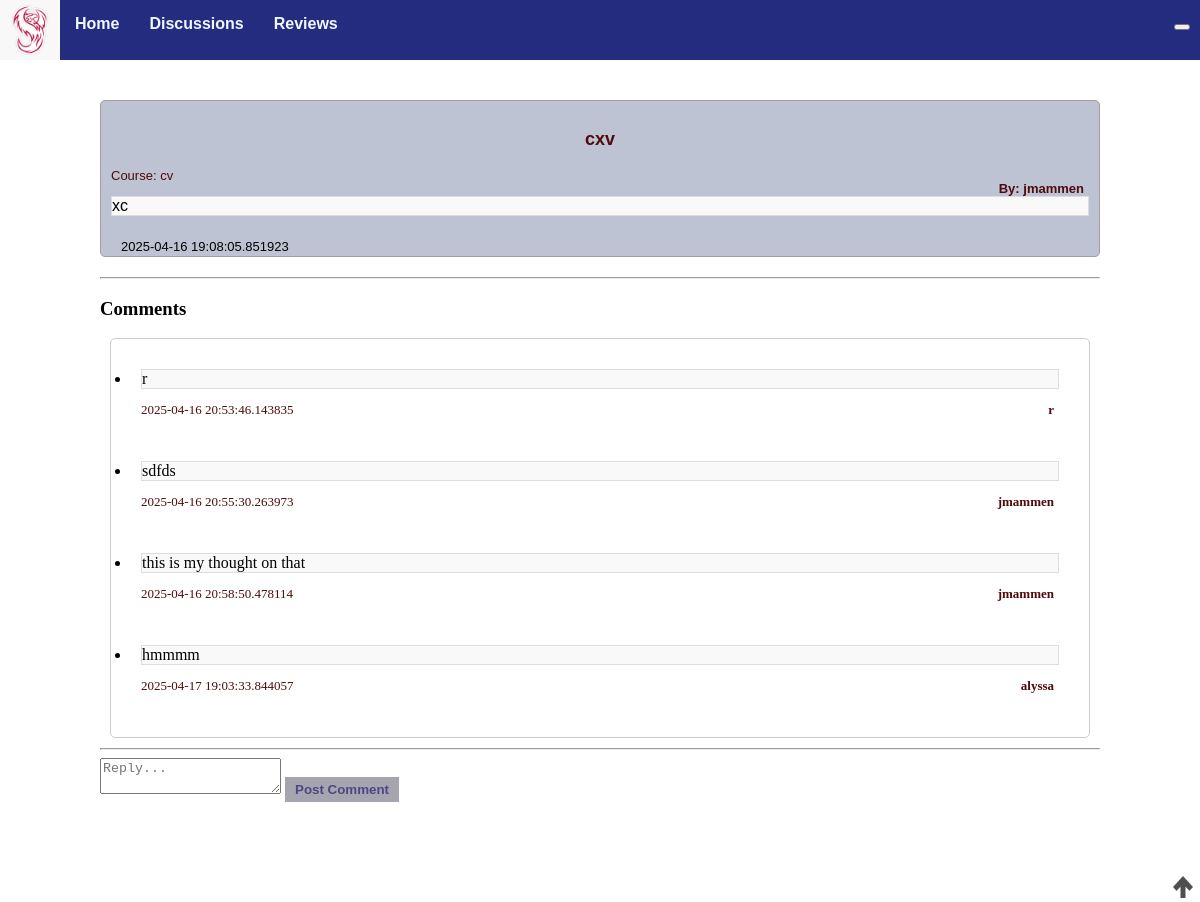
The page /discussion/16 on the database its author committed.
### models.py (models this page shows, shortened)
class Discussion(db.Model):
    id = db.Column(db.Integer, primary_key=True)
    title = db.Column(db.String(255), nullable=False)
    content = db.Column(db.Text, nullable=False)
    created_at = db.Column(db.DateTime, default=db.func.current_timestamp())
    course = db.Column(db.Text)
    author = db.Column(db.Text, nullable=False)
    comments = db.relationship('Comment', backref='discussion', cascade="all, delete-orphan", lazy=True)
    up_votes = db.Column(db.Integer, default = 0)
    def __repr__(self) -> str:
        string = f"ID: {self.id}, Title: {self.title}, Content: {self.content}, Created_At: {self.created_at}, Course: {self.course}, Author: {self.author}, Upvotes: {self.up_votes}"
        return string

class Comment(db.Model):
     id = db.Column(db.Integer, primary_key=True)
     discussion_id = db.Column(db.Integer, db.ForeignKey('discussion.id'))
     review_id = db.Column(db.Integer, db.ForeignKey('review.id'))
     content = db.Column(db.Text, nullable=False)
     created_at = db.Column(db.DateTime, default=db.func.current_timestamp())
     author = db.Column(db.Text, nullable=False)

### app.py (the view)
@app.route('/discussion/<int:discussion_id>')
def dis_posts(discussion_id):
    discussion = Discussion.query.get_or_404(discussion_id) # returns a 404 error if get fails
    print(discussion)
    return render_template('dis_posts.html', discussion=discussion) # return the discussion_post object

### templates/dis_posts.html (shortened to what this page needs)
{% extends "base.html" %}
{% block head %}
{{ super() }}
{% endblock %}
{%block content %}
<div class="specificpost">
    <div class="whereithappens">
        <div id="header">
            <p id="title">{{discussion.title}}</p1>
            <p id="author">By: {{discussion.author}}</p>
            <p id="course">Course: {{discussion.course}}</p>
        </div>
        <p id="content">{{discussion.content}}</p>
        <div id="information">
            <div class="upvote-count">
                <img id="{{discussion.id}}" onclick="upvote(this)" src="{{url_for('static',
                    filename='upvote.png')}}" class="upvote" /><img />
            </div>
            <p id="created_at">{{discussion.created_at}}</p>
        </div>
    </div>
    <hr>
    <h3>Comments</h3>
    <ul class="list-group">
        {% for comment in discussion.comments %}
        <li class="list-group-item">
            <p id="comcont">{{ comment.content }}</p>
            <p id="comauth">{{ comment.author }}</p>
            <p id="comcrea">{{ comment.created_at }}</p>
        </li>
        {% endfor %}
    </ul>
    <hr>
    <form action="{{ url_for('discussion_comment', discussion_id=discussion.id) }}" method="post" class="mt-3">
        <textarea name="comment" class="form-control mb-2" placeholder="Reply..." required></textarea>
        <button type="submit" class="btn btn-secondary">Post Comment</button>
    </form>
    {% endblock %}

### templates/base.html (shortened to what this page needs)
<!DOCTYPE html>
<html lang="en">
{%block head%}
<head>
    <link rel="stylesheet" href="{{ url_for('static', filename='styles/base.css') }}">
</head>
{%endblock%}
<body>
    <nav class="navbar">
        <div class="nav div">
            <div class="logo">
                <img src="{{ url_for('static', filename='phoenix.jpg') }}">
            </div>
            <ul id="navigation">
                <li>
                    <a href="{{ url_for('home') }}">Home</a>
                </li>
                <li>
                    <a href="{{ url_for('discussions') }}">Discussions</a>
                </li>
                <li>
                    <a href="{{ url_for('reviews') }}">Reviews</a>
                </li>
                <li class="settings">
                    <div class="dropdown">
                        <button class="dropdownbtn">{{session.username}}</button>
                    </div>
                </li>
            </ul>
        </div>
    </nav>
    {%block content%}
    {%endblock%}
</body>
</html>

### static/styles/base.css (style rules this page uses)
body { margin: 0; padding: 0; }
.navbar { font-family: Verdana, Geneva, Tahoma, sans-serif; font-weight: bold; background-color: rgb(162, 113, 111); position: fixed; top: 0px; width: 100%; height: 60px; }
.navbar ul { list-style-type: none; background-color: rgb(36, 44, 128); padding: 0px; margin: 0px; height: 60px; }
.navbar a { color: aliceblue; text-decoration: none; padding: 15px; display: block; text-align: center; height: 60px; }
.navbar li { float: left; }
.logo { float: left; }
.logo img { height: 60px; width: 60px; }
.navbar ul .settings { float: right; padding-right: 10px; padding-top: 15px; font-size: small; }
a { color: rgb(80, 10, 10); font-weight: bold; font-size: medium; text-decoration: none; }
.list-group { background-color: #ffffff; border: 1px solid #ccc; padding: 10px; margin: 10px; border-radius: 5px; }
.list-group-item { padding: 10px; margin: 10px; }
.whereithappens { padding: 10px; background-color: #bdc3d2; border: 1px solid #a89c94; margin-bottom: 20px; border-radius: 5px; font-family: Verdana, Geneva, Tahoma, sans-serif; }
.specificpost { margin: 100px; }
#content { border: 1px solid #ddd; margin: auto; background-color: #f9f9f9; }
#header #title { color: rgb(80, 10, 10); font-weight: bolder; font-size: large; text-align: center; }
#header #author { color: rgb(80, 10, 10); font-weight: bold; font-size: small; margin-right: 5px; position: relative; float: right; }
#header #course { color: rgb(80, 10, 10); font-size: small; }
#information { display: grid; grid-template-columns: repeat(3, auto); padding: 5px; margin: 5px; height: 10px; }
#information p { font-size: small; }
#comauth { color: rgb(80, 10, 10); font-weight: bold; font-size: small; margin-right: 5px; position: relative; float: right; }
#comcont { border: 1px solid #ddd; margin: auto; background-color: #f9f9f9; }
#comcrea { color: rgb(80, 10, 10); font-size: small; }
.dropdown { position: relative; display: inline-block; }
.btn { background-color: #a6a5af; color: rgb(75, 71, 132); border: none; padding: 5px 10px; text-decoration: none; display: inline-block; font-weight: bold; }
.upvote { width: 20px; height: 22px; z-index: 50; }
.upvote-count { position: absolute; right: 7px; bottom: 0; }

### rows shown on the page
Discussion: title "cxv", author "jmammen", course "cv", content "xc", created_at "2025-04-16 19:08:05.851923"
Comment: content "r", author "r", created_at "2025-04-16 20:53:46.143835"
Comment: content "sdfds", author "jmammen", created_at "2025-04-16 20:55:30.263973"
Comment: content "this is my thought on that", author "jmammen", created_at "2025-04-16 20:58:50.478114"
Comment: content "hmmmm", author "alyssa", created_at "2025-04-17 19:03:33.844057"
